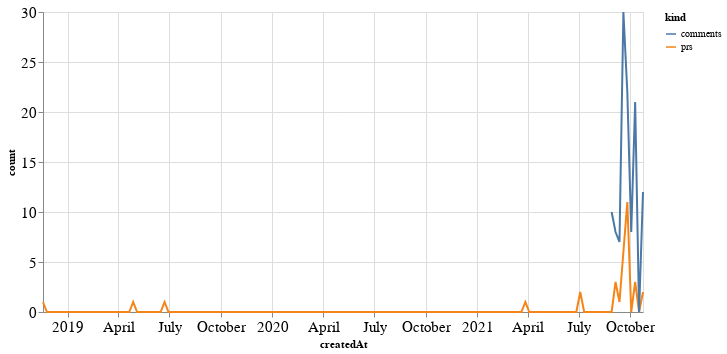

The notebook cell this image was saved under:
### Code cell
alt.Chart(total_time, width=600).mark_line().encode(
    x='createdAt',
    y='count',
    color='kind'
)

### Figure 1 — Vega-Lite specification as saved in the notebook (floating-point values rounded to 4 significant figures; data arrays with more than 128 entries replaced by an {"elided": "..."} marker saying what was removed)
{"config": {"axisLeft": {"labelFontSize": 15}, "axisBottom": {"labelFontSize": 15}}, "data": {"name": "data-7d7d934fc73beed939e5f701a50b5cc0"}, "mark": "line", "encoding": {"color": {"type": "nominal", "field": "kind"}, "x": {"type": "temporal", "field": "createdAt"}, "y": {"type": "quantitative", "field": "count"}}, "width": 600, "$schema": "https://vega.github.io/schema/vega-lite/v4.8.1.json", "datasets": {"data-7d7d934fc73beed939e5f701a50b5cc0": {"elided": "308 records"}}}
